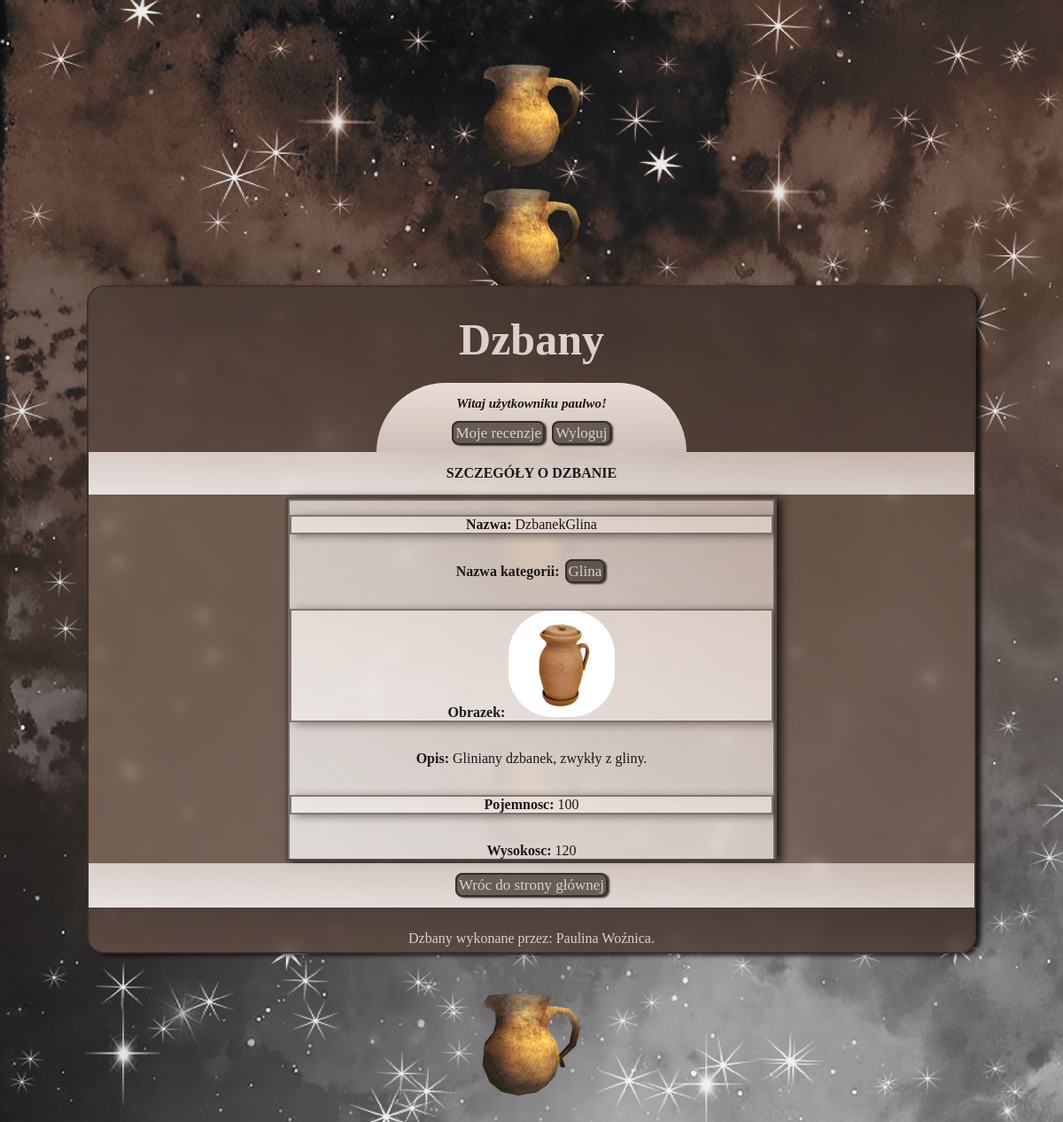
Page /details.php?id=2 (signed in) on the committed database.
### tables this page shows
CREATE TABLE `dzbany` (
  `id` int(10) UNSIGNED NOT NULL,
  `idKategorii` int(10) UNSIGNED NOT NULL,
  `nazwa` varchar(50) NOT NULL,
  `obrazek` varchar(50) NOT NULL,
  `opis` text NOT NULL,
  `pojemnosc` int(11) NOT NULL,
  `wysokosc` int(11) NOT NULL
);

CREATE TABLE `kategorie` (
  `Id` int(10) UNSIGNED NOT NULL,
  `nazwa` varchar(50) NOT NULL,
  `opis` text NOT NULL
);

### details.php (the view, shortened to what this page needs)
<!DOCTYPE html>
<html lang="pl">
<head>
    <link rel="stylesheet" href="style.css">
</head>
<body>
    <img src="tlo1.png" class="tlo_img">
    <img src="tlo1.png" class="tlo_img2">
    <img src="tlo1.png" class="tlo_img3">
    <img src="tlo1.png" class="tlo_img4">
    <img src="tlo1.png" class="tlo_img5">
    <img src="tlo1.png" class="tlo_img6">
    <div class="glowny">
    <header>
        <h1>Dzbany</h1>
        <?php include("powitanie.php");?>
    </header>
    <article>
        <h4 class="dolny_pasek">SZCZEGÓŁY O DZBANIE</h4>
        <div class="szczegoly">
        <div class="scroll_szczegoly">
        <?php
            $conn = new mysqli("localhost", "root", "", "dzbanyv2dbpw");
            if (isset($_GET["id"])) {
            $id = $_GET["id"];
            $sql = "SELECT idKategorii, k.nazwa AS nazwaKat, d.nazwa, obrazek, d.opis, pojemnosc,
            wysokosc FROM dzbany d, kategorie k WHERE d.id=$id AND idKategorii=k.id";
            $result = $conn->query($sql);
                if ($result->num_rows > 0) {
                    $row = $result->fetch_object();
                    echo "<div class='szczegoly_kolumny'><p class='paragraf2'><b>Nazwa: </b>{$row->nazwa}</p>
                    <p class='p1'><b>Nazwa kategorii: </b><a href='index.php?idKat={$row->idKategorii}' class='przyciski'>{$row->nazwaKat}</a>
                    <p class='paragraf2'><b>Obrazek: </b><img src='obrazki/{$row->obrazek}' class='img_szczegoly'></p>
                    <p class='p1'><b>Opis: </b>{$row->opis}</p>
                    <p class='paragraf2'><b>Pojemnosc: </b>{$row->pojemnosc}</p>
                    <p class='p1'><b>Wysokosc: </b>{$row->wysokosc}</p><hr></div>
                    <div class='paragraf2'>
                    <h4>RECENZJE</h4>";
                }else {
                    echo "Nie ma takiego dzbana!";
                }
            }else{
                echo "Wystąpił błąd!";
            }
        ?>
        </div>
        </div>
        </div>
        <div class="dolny_pasek">
        <a href="index.php" class='przyciski'>Wróc do strony głównej</a>
        </div>
    </article>
    <footer>
            <p>Dzbany wykonane przez: Paulina Woźnica.</p>
    </footer>
    </div>
</body>
</html>

### style.css (style rules this page uses)
html { height: 100%; }
body { background: linear-gradient(to right top, #ede3d7,#79675c); background-image: url(tlo.jpg); height: 100%; margin: 0px; display: flex; justify-content: center; align-items: center; overflow: hidden; }
.glowny { width: 1000px; height: 750px; background: linear-gradient(to right top, #887164c7,#614d41bd); overflow: auto; padding: 0px; border: #362924da 2px solid; border-radius: 20px; box-shadow: 5px 2px 5px #000000c9; display: flex; flex-direction: column; align-items: stretch; backdrop-filter: blur(5px); font-family: Georgia, 'Times New Roman', Times, serif; color: #1a1817;; }
.tlo_img { position: absolute; top:5%; animation: lataniewprawo 30s infinite linear; }
.tlo_img2 { position: absolute; top:60%; animation: lataniewprawo 15s infinite linear ; }
.tlo_img3 { position: absolute; top:30%; animation: lataniewprawo 20s infinite linear; }
.tlo_img4 { position: absolute; size: 400px; top:15%; animation: lataniewlewo 30s infinite linear; }
.tlo_img5 { position: absolute; top:40%; animation: lataniewlewo 15s infinite linear; }
.tlo_img6 { position: absolute; top:80%; animation: lataniewlewo 20s infinite linear; }
img { height: 120px; }
header,footer { background: linear-gradient(to right top, #4e3d379f,#2e251fa9); padding: 10px; text-align: center; color: #dad1cc; padding-bottom: 0px; display: flex; flex-direction: column; align-items: center; }
header { height: 180px; }
footer { height: 30px; padding-bottom: 10px; }
h1 { font-size: 50px; margin: 20px; }
article { display: flex; flex-direction: column; }
.przyciski { text-decoration: none; background-color: #2e251fa9; color: #dad1cc; border: #362924f1 2px solid; padding: 2px; font-size: 17px; font-family: Georgia, 'Times New Roman', Times, serif; box-shadow: 2px 1px 2px #362924f1; margin: 2px; border-radius: 8px; }
.dolny_pasek { background: linear-gradient(to right top, #ffffffd3,#f7e7dea9); margin: 0px; padding: 15px; text-align: center; }
.scroll_szczegoly,.scroll_mojerecenzje { height: 100%; overflow-y: auto; overflow-x:hidden; background: linear-gradient(to right top, #ffffffc4,#f7e7de98); box-shadow: 5px 2px 10px #000000c9; border: #362924cc 2px solid; text-align: center; width: 550px; }
.szczegoly,.mojerecenzje { height: 406px; display: flex; align-items: center; justify-content: center; padding: 5px; }
.szczegoly_kolumny { display: flex; flex-direction: column; box-shadow: 5px 2px 10px #36292493; border: #36292493 2px solid; }
.paragraf2 { background: linear-gradient(to right top, #ffffff6c,#f7e7de77); border: #36292493 2px solid; box-shadow: 5px 2px 10px #36292493; }
.img_szczegoly { border-radius: 50px; }

### rows in the picture
dzbany: nazwa "DzbanekGlina", idKategorii.nazwa "Glina", obrazek (picture), opis "Gliniany dzbanek, zwykły z gliny.", pojemnosc "100", wysokosc "120"

### other values in the picture
$_SESSION["login"] "paulwo"
